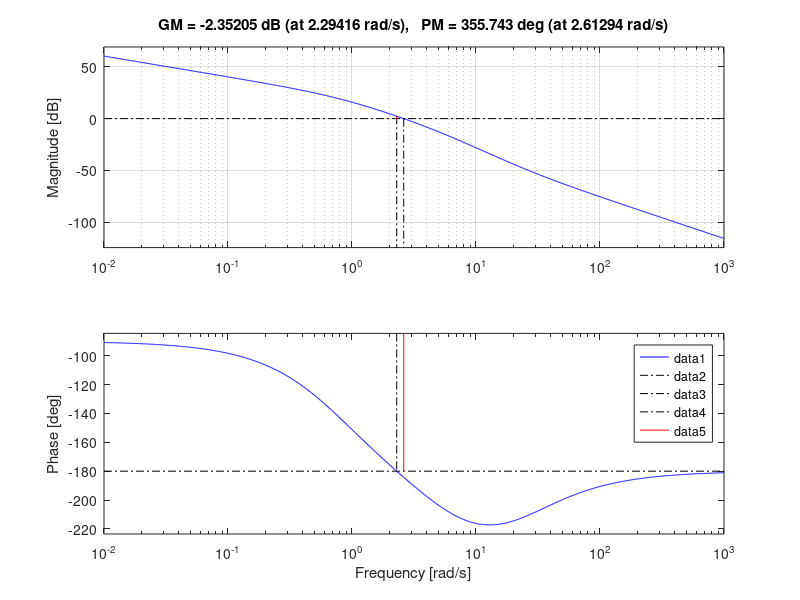

Source code (MATLAB): (Note: this script raises an error after producing the figure.)
clear;close all;
%Qui sopra, vengono inseriti i comandi per ripulire l'area di lavoro

%{
TRACCIA ESERCIZIO D (punto 3):

Picco di risonanza M_r,dB <= 3 dB, banda passante 2 <= w_BW <= 8 rad/sec.

%}

%{
Si vogliono modulare i parametri richiesti per avere una nuova funzione 
di anello in modo tale che essa abbia i valori desiderati. 
Si procedrà in una logia EX-ANTE per poi operare verifiche 
finali. 
Se dopo di ciò le richieste della traccia non sono state rispettate, 
si potranno operare delle modifiche ai valori scelti fino al 
raggiungimento del risultato.
%}

% Definisco la variabile che conterrà la funzione di trasferimento
s=zpk('s');
G=(9*(0.04*s+1)/(s^2+6*s+4));

%Precisione statica
C=4.6/s;


% Si genera la funzione di anello L(s):

L_iniziale=series(C,G);


%{
Si modella il sistema mediante una rete correttrice posta in
cascata alla funzione di anello in modo tale da ottenere un picco di
risonanza inferiore a 3 dB ed una pulsazione di banda passante
compresa fra 2 e 8 rad/sec.
Questo tipo di problema è legato alla precisione dinamica e, per
il momento, ragiono in una logica EX-ANTE, ovvero prima di chiudere
l'anello in retroazione.

Tramite il comando margin, verifico i valori di wc, 
ovvero la pulsazione di attraversamento e della fase che chiamo phi.
%}

figure(1);
margin(L_iniziale);
grid;
legend;


%{
Ottengo un wc = 2.61 rad/s e phi = -4.26° dunque la funzione d'anello 
non è BIBO stabile per il criterio di Bode, 
il quale asserisce che se una funzione di anello presenta guadagno 
statico positivo, diagramma dei moduli monotono decrescente, 
pulsazione di attraversamento unica e margine di fase positivo 
allora è stabile.
In questo caso viene a cadere l'ultima condizione.
Dunque l'algoritmo di controllo dovrà stabilizzare in retroazione 
il sistema oltre che rispettare le specifiche legate alla 
precisione dinamica.

Il picco di risonanza è definito come il massimo assoluto 
del diagramma dei moduli della risposta in frequenza e per essere
minore o uguale a 3 dB bisogna calcolare lo smorzamento critico ovvero 
quel valore che corrisponde proprio ad un picco di 3 dB. 
Lo calcolo grazie alla funzione smorz_Mr.
%}

delta_cr=smorz_Mr(3);

%{
Si ottiene che lo smorzamento critico è delta_cr = 0.3832. 
Se il picco di risonanza aumenta,lo smorzamento diminuisce, poiché 
inversamente proporzionali.


Di conseguenza, sapendo che il margine di fase è all’incirca 100 volte 
il valore dello smorzamento critico, esso sarà pari a circa a 39°.

La pulsazione di attraversamento è un minorante della pulsazione di
banda passante (w_bw > wc).




Si hanno, quindi, due specifiche di progetto da verificare 
successivamente:
1. phi_m >= 39°
2. 2 <= wc <= 8 rad/sec

Si ha un margine di fase di progetto pari a 39° e la pulsazione di
attraversamento di progetto:
%}

wc=2.1;


%{
Per banda passante si intende l'intervallo di pulsazioni in corrispondenza
del quale il modulo della risposta in frequenza è pressocché piatto e 
quindi la fase della risposta in frequenza è nulla.
Procedo ora a calcolare i valori della funzione di anello tenendo in 
considerazione la nuova pulsazione e ottengo così i valori di 
modulo e fase.
%}

[modulo,fase]=bode(L_iniziale,wc);
%modulo = 1.5693
%fase = -177.0622
margine_fase_iniziale=180-abs(fase);
%margine_fase_iniziale= 2.9378

%{
Si ottiene un valore del modulo maggiore di 1 e l'argomento negativo.

Inoltre, si ha che il margine di fase iniziale, pari a 180-abs(argomento), 
sarà 2.9378° ovvero minore del margine di fase richiesto che è 39°.
Poiché picco di risonanza e smorzamento sono inversamente proporzionali,
per mantenerlo al di sotto dei 3 dB allora il margine di fase deve essere 
al di sopra del valore critico e cioè maggiore di 39°. 

Si necessita, dunque, di due effetti combinati:
attenuazione per abbassare il guadagno e
anticipo sulla fase per recuperare i gradi necessari sul margine
di fase.
Il compensatore necessario è la "Rete a Sella".
%}

m=1/modulo;

theta=42-margine_fase_iniziale;

k=15;

% Calcolo alpha, T1 e T2
[alpha,T1,T2] = sella(wc,m,39,k);

% Espressione della rete correttrice a sella
C_lag_lead = ((1 + s*alpha*T1)/ (1*s*T1))* ((1*s*T2) /(1+s*alpha*T2));
L = series(C_lag_lead,L_iniziale);

% Si mostrano, ora, le differenze tra il grafo di partenza e quello
% con la rete correttrice in un grafico.

figure(2);
margin(L_iniziale);
hold on;
margin(L);
legend('L_iniziale','L');


%{
La pulsazione di banda passante è circa 5.19 rad/s, che soddisfa la
richiesta della traccia (tra 2 e 8 rad/s).
Qui di seguito, si verifica che il picco di risonanza sia minore di 3 dB.

Per ogni delta_cr > 0.3832 il picco di risonanza è minore dei 3 dB. 
In particolare in questo caso il delta vale 0.4960 (Pm/100), che è
maggiore del valore precedentemente citato. 

Si procede nel controllare il picco di risonanza con il grafico dei moduli
della retroazione algebrica e unitaria.

Inoltre, la rete a sella ha reso il sistema retroazionato BIBO stabile 
rendendo il margine di fase di L> 0; 
per il criterio di Bode dopo aver sistemato le specifiche 
statiche il sistema retroazionato non era BIBO stabile in quanto 
non soddisfava la condizione che vedeva il margine di fase > O. 
Adesso quella condizione è stata recuperata.

%}

figure(3);
T = feedback(L,1);
bodemag(T);

